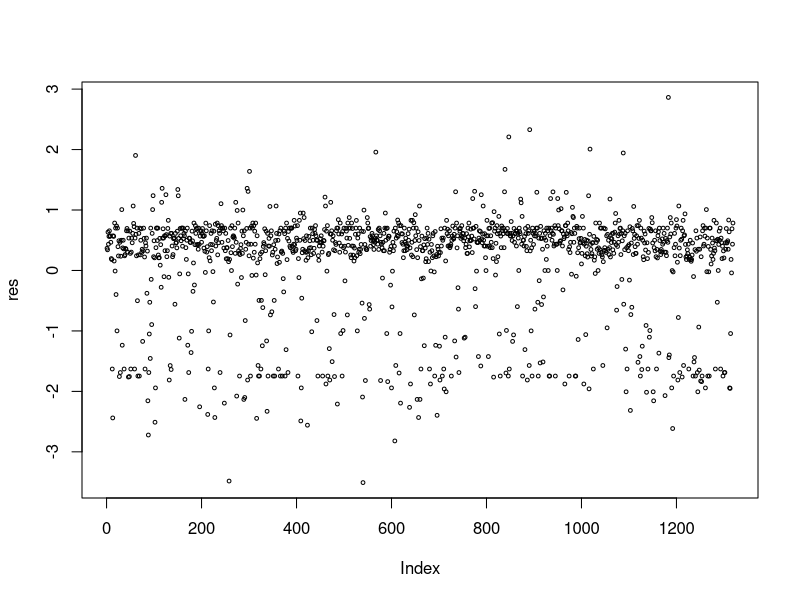

Write R code to recreate this figure.
## ---- chunk 1
knitr::opts_chunk$set(echo = TRUE)
## ---- chunk 2
#install.packages('AER')
library(AER)
data("CreditCard")
head(CreditCard)
## ---- chunk 3
str(CreditCard)
## ---- chunk 4
model <- glm(card  ~ ., family = 'binomial', CreditCard)
summary(model)
## ---- chunk 5
Dev1 <- 13336.2 - 1404.6
df1 <- 1319 - 11
Dev1
## ---- chunk 6
qchisq(1- .05, 1308)

## ---- chunk 7
model.reduced <- step(model)
## ---- chunk 8
summary(model.reduced)
## ---- chunk 9
model.reduced2 <- glm(formula = card ~ reports + dependents + active, 
    family = "binomial", data = CreditCard)
summary(model.reduced2)
## ---- chunk 10
# Residuals
res <- residuals(model.reduced2)

## ---- chunk 11
plot(res, cex = .5)
## ---- chunk 12
fitted<- model.reduced2$fitted.values
head(fitted)
## ---- chunk 13
# Prediction in terms of {0,1}
summary(fitted)
## ---- chunk 14
# Chose predictions, using probability > 0.8484
prediction<- ifelse(fitted >= 0.8484, 1, 0)
table(prediction)
## ---- chunk 15
table(CreditCard$card, prediction)
## ---- chunk 16
true.positive <- 615
true.negative <- 250
total <- 615 + 408 + 46 + 250
accuracy = (true.positive + true.negative) / total
accuracy
